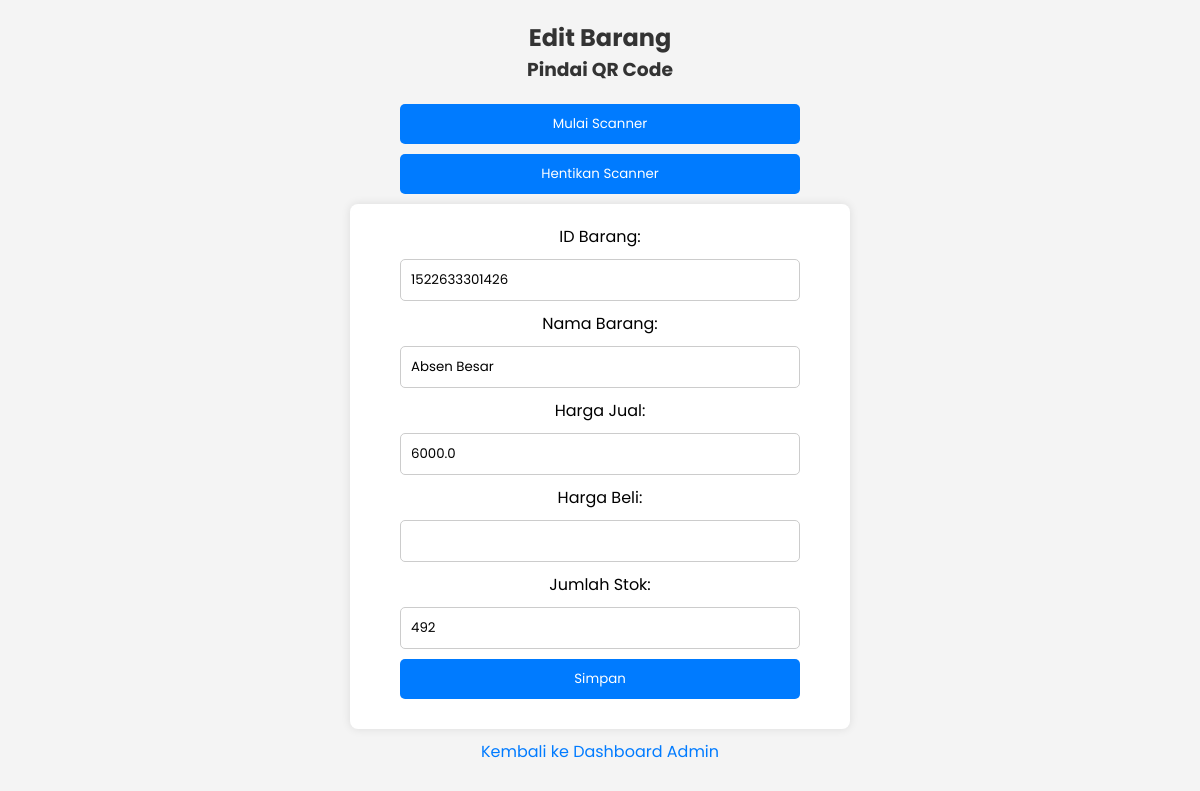
Page /admin/edit_barang/1522633301426 (signed in) on the committed database.
### tables this page shows
CREATE TABLE barang (id TEXT PRIMARY KEY, nama TEXT NOT NULL, harga REAL NOT NULL, harga_beli REAL NULL, jumlah INTEGER NOT NULL);

### app.py (the view, shortened to what this page needs)
@app.route('/admin/edit_barang/<int:id>', methods=['GET', 'POST'])
def edit_barang(id):
    if 'user_id' not in session or session['role'] != 'admin':
        return redirect(url_for('login'))
    conn = get_db_connection()
    barang = conn.execute('SELECT * FROM barang WHERE id = ?', (id,)).fetchone()
    conn.close()
    return render_template('edit_barang.html', barang=barang)

### app.py (called while the page is built)
def get_db_connection():
    conn = sqlite3.connect('kasir.db')
    conn.row_factory = sqlite3.Row
    return conn

### templates/edit_barang.html (shortened to what this page needs)
<!DOCTYPE html>
<html lang="id">
<head>
</head>
<body>
    <h2>Edit Barang</h2>
    <div>
        <h3>Pindai QR Code</h3>
        <button onclick="startScanner()">Mulai Scanner</button>
        <button onclick="stopScanner()">Hentikan Scanner</button>
    </div>
    <form method="POST">
        <label>ID Barang:</label>
        <input type="text" id="id_barang" name="id" value="{{ barang.id }}" required>
        <label>Nama Barang:</label>
        <input type="text" name="nama" value="{{ barang.nama }}" required>
        <label>Harga Jual:</label>
        <input type="number" name="harga" step="0.01" value="{{ barang.harga }}" required>
        <label>Harga Beli:</label>
        <input type="number" name="harga_beli" step="0.01" value="{{ barang.harga_beli }}" required>
        <label>Jumlah Stok:</label>
        <input type="number" name="jumlah" value="{{ barang.jumlah }}" required>
        <button type="submit">Simpan</button>
    </form>
    <a href="/admin">Kembali ke Dashboard Admin</a>
</body>
</html>

### templates/edit_barang.html (style rules this page uses)
* { margin: 0; padding: 0; box-sizing: border-box; font-family: 'Poppins', sans-serif; }
body { padding: 20px; background: #f4f4f4; text-align: center; }
h2, h3 { color: #333; }
input, button { padding: 10px; margin: 10px 0; border-radius: 5px; border: 1px solid #ccc; width: 100%; max-width: 400px; display: block; margin-left: auto; margin-right: auto; }
button { background: #007bff; color: white; border: none; cursor: pointer; transition: 0.3s; }
form { background: white; padding: 20px; border-radius: 8px; max-width: 500px; margin: auto; box-shadow: 0px 0px 10px rgba(0, 0, 0, 0.1); }
a { display: inline-block; margin-top: 10px; text-decoration: none; color: #007bff; }

### rows in the picture
barang: id "1522633301426", nama "Absen Besar", harga "6000.0", jumlah "492"
